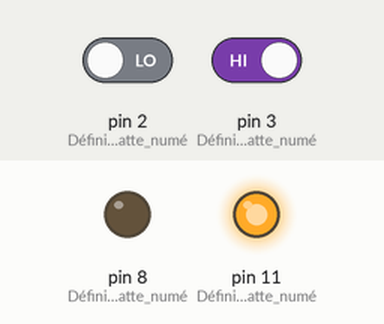
The sketch below on a simulated Arduino Uno, built with avr-gcc and run on an emulated ATmega328P. Parts: output pins drawn as LEDs (lit = HIGH). Inputs (shaded band) come from the test bench; at power-on: pin 2 (Définit_que_la_patte_numé) LOW, pin 3 (Définit_que_la_patte_numé) HIGH.

Above: at 1.2 s.
1.3 s: pin 2 (Définit_que_la_patte_numé) driven HIGH
At 2.5 s:
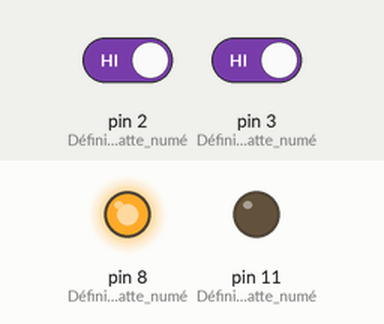
2.8 s: pin 3 (Définit_que_la_patte_numé) driven LOW
At 3.5 s:
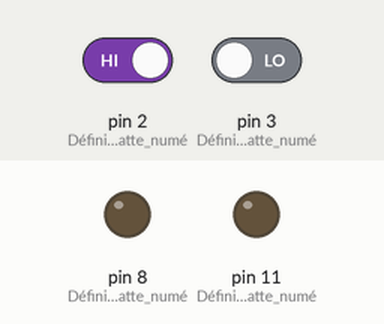
Timing chart, 0 to 5.8 s (numbered marks = the images above; inputs shaded):
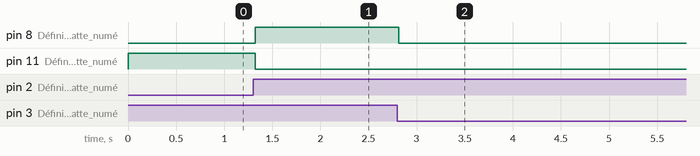

Measured:
- after the input at 1.3 s, pin 8 (Définit_que_la_patte_numé): LOW → HIGH at once; pin 11 (Définit_que_la_patte_numé): HIGH → LOW at once
- after the input at 2.8 s, pin 8 (Définit_que_la_patte_numé): HIGH → LOW at once

The sketch:

LED-bponoff-WHILEbpoff.ino
```cpp
  int bpon ;  // Mets en place une variable ayant pour valeur un nombre entier naturel
  int bpoff ;  // Mets en place une variable ayant pour valeur un nombre entier naturel
  boolean etat_bpoff = HIGH;
  boolean etat_led_1 = LOW;

void setup() {

  pinMode(8, OUTPUT); // Définit que la patte numéro 8 est une sortie
  pinMode(11, OUTPUT); // Définit que la patte numéro 11 est une sortie
  pinMode(2, INPUT); // Définit que la patte numéro 2 est une entrée
  pinMode(3, INPUT); // Définit que la patte numéro 3 est une entrée
  digitalWrite (8, LOW); // Mets le niveau logique de la patte 8 à 0
  digitalWrite (11, HIGH); // Mets le niveau logique de la patte 11 à 1

}

void loop() {

  bpon = digitalRead (2); // Attribue à la variable bpon la valeur logique de la patte numéro 2
  bpoff = digitalRead (3); // Attribue à la variable bpoff la valeur logique de la patte numéro 3

  if (bpon == HIGH) // Si la valeur de la variable bpon est de 1
  {
  digitalWrite(8, HIGH); // Attribuer le niveau logique 1 à la patte 8
  digitalWrite(11, LOW); // Attribuer le niveau logique 0 à la patte 11
  etat_led_1 = HIGH;
  }

  delay(10);

  if (bpoff == LOW)
  {
  digitalWrite(8, LOW);
  delay (10);
  etat_bpoff = LOW ;
  etat_led_1 = LOW ;
  }

  delay(10);

  while (bpoff == LOW && etat_bpoff == LOW)
  {
  digitalRead (3);
  }

  etat_bpoff = HIGH;
  delay(10);

  if (bpoff == LOW && etat_led_1 == LOW && etat_bpoff == HIGH)
  {
  digitalWrite(11, HIGH);
  delay(10);
  }

  delay(10);

  }
```
